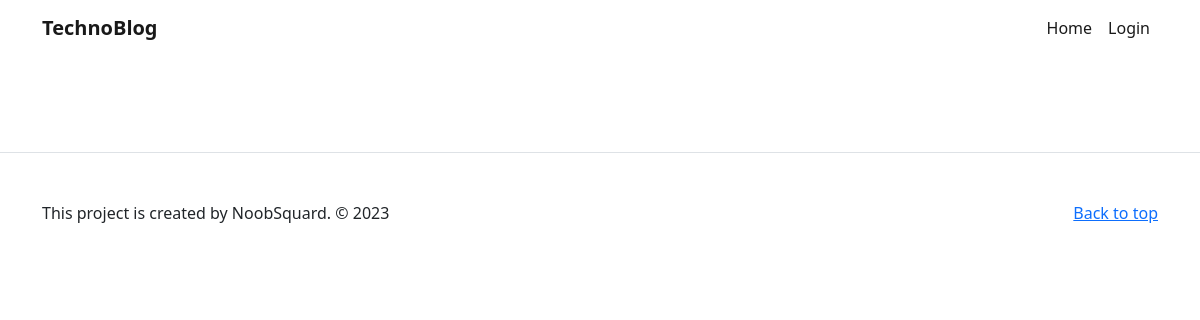
/, run on an earlier commit of the app's database.
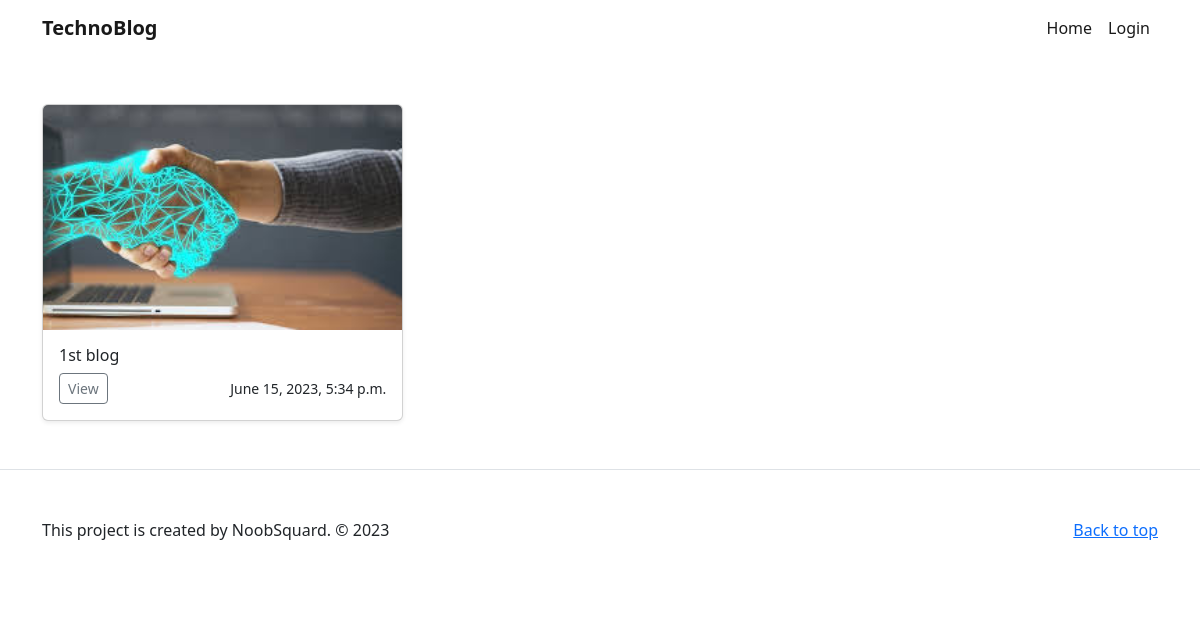
And on a later commit of the database.
### blog/models.py (models this page shows)
class Blog(models.Model):
    title = models.CharField(max_length=300)
    description = models.TextField(max_length=5000)
    featured_image = models.ImageField(upload_to='./assets/images', blank=True, null=True)
    created_at = models.DateTimeField(auto_now_add=True, null=True)
    user = models.ForeignKey(User, on_delete=models.CASCADE, null=True)

### blog/views.py (the view)
# urls.py: path('', views.homePage),
def homePage(request):
    blogs = Blog.objects.all()
    context = {
        'blogs': blogs,
    }
    return render(request, 'home.html', context)

### blog/templates/home.html (shortened to what this page needs)
<!DOCTYPE html>
<html lang="en">
  <head>
    <link
      rel="stylesheet"
      href="https://cdnjs.cloudflare.com/ajax/libs/bootstrap/5.2.3/css/bootstrap.min.css"
    />
  </head>
  <body>
    {% include './common/header.html' %}
    <div class="album py-5 bg-body-tertiary">
      <div class="container">
        <div class="row row-cols-1 row-cols-sm-2 row-cols-md-3 g-3">
          {% for blog in blogs %}
          <div class="col">
            <div class="card shadow-sm">
               {% load static %}
              <img
                src="{% static blog.featured_image %}"
                alt="{{ blog.title }}"
                class="bd-placeholder-img card-img-top"
                style="object-fit: cover"
                width="100%"
                height="225"
              />
              <div class="card-body">
                <h6>{{blog.title}}</h6>
                <div class="d-flex justify-content-between align-items-center">
                  <div class="btn-group">
                    <a
                      href="/blog/{{blog.id}}"
                      class="btn btn-sm btn-outline-secondary"
                    >
                      View
                    </a>
                  </div>
                  <small class="text-body-secondary">{{blog.created_at}}</small>
                </div>
              </div>
            </div>
          </div>
          {% endfor %}
        </div>
      </div>
    </div>
    {% include './common/footer.html' %}
  </body>
</html>

What changed in the data, as far as the page shows it:
added Blog: featured_image (picture), title "1st blog", created_at "June 15, 2023, 5:34 p.m."
